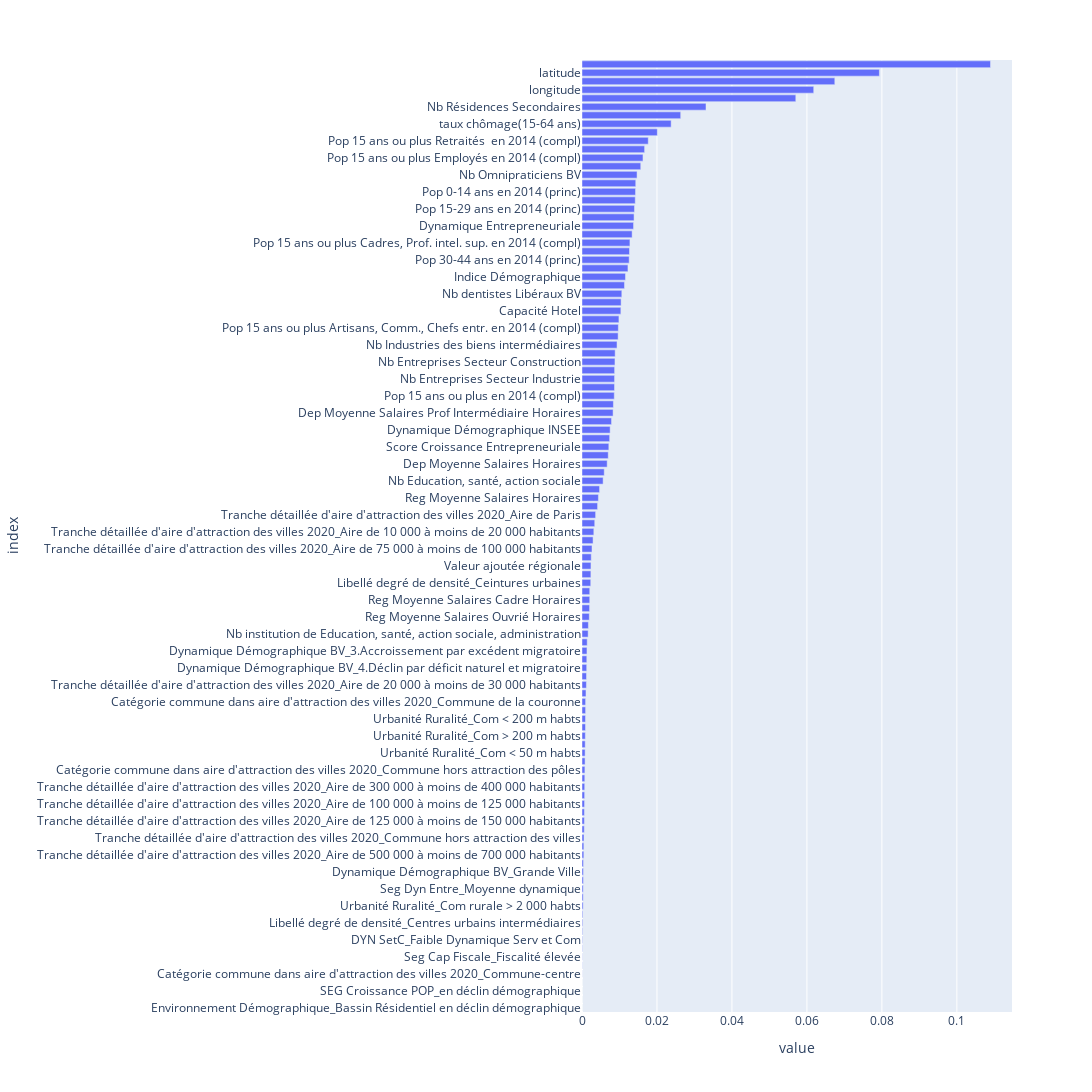

The notebook cell this image was saved under:
### Code cell
# Plot coefficients
fig = px.bar(feature_importance, orientation = 'h')
fig.update_layout(height=2000, width=2500, showlegend = False, margin = {'l': 50}, ) # to avoid cropping of column names
fig.show()

### Figure 1 — Plotly figure (JSON) as saved in the notebook; plotly's stock layout.template omitted (floating-point values rounded to 4 significant figures)
{"data": [{"alignmentgroup": "True", "hovertemplate": "variable=feature_importances<br>value=%{x}<br>index=%{y}<extra></extra>", "legendgroup": "feature_importances", "marker": {"color": "#636efa", "pattern": {"shape": ""}}, "name": "feature_importances", "offsetgroup": "feature_importances", "orientation": "h", "showlegend": true, "textposition": "auto", "type": "bar", "x": [0, 0, 0, 2.253e-06, 2.157e-05, 3.93e-05, 4.505e-05, 8.073e-05, 0.0001108, 0.0001483, 0.000186, 0.0001977, 0.0003073, 0.0003185, 0.0003264, 0.000372, 0.0003811, 0.0003976, 0.0004912, 0.000493, 0.0005402, 0.0006059, 0.000637, 0.0006421, 0.000683, 0.0007032, 0.0007251, 0.0007493, 0.000776, 0.0008186, 0.0008305, 0.0008533, 0.0008892, 0.0009312, 0.0009317, 0.0009598, 0.000964, 0.001061, 0.001173, 0.001204, 0.001256, 0.001279, 0.001326, 0.001386, 0.001637, 0.001705, 0.001946, 0.002025, 0.002065, 0.002069, 0.00233, 0.002373, 0.002394, 0.002466, 0.002667, 0.00295, 0.003155, 0.003397, 0.003633, 0.004156, 0.004381, 0.004687, 0.005633, 0.005934, 0.006716, 0.006999, 0.007159, 0.007378, 0.00751, 0.007879, 0.008293, 0.008379, 0.008611, 0.008675, 0.00869, 0.008708, 0.008795, 0.008847, 0.009345, 0.009637, 0.009698, 0.009853, 0.01037, 0.01043, 0.01062, 0.01133, 0.0116, 0.01226, 0.01258, 0.01267, 0.01279, 0.01337, 0.01375, 0.01389, 0.014, 0.01421, 0.01428, 0.01434, 0.01468, 0.01567, 0.01627, 0.01671, 0.01767, 0.0201, 0.02378, 0.02633, 0.03308, 0.05703, 0.06182, 0.06744, 0.07933, 0.109], "xaxis": "x", "y": ["Environnement Démographique_Bassin Résidentiel en déclin démographique", "Environnement Démographique_Bassin diversifié en déclin démographique", "SEG Croissance POP_en déclin démographique", "Catégorie commune dans aire d'attraction des villes 2020_Commune d'un pôle secondaire", "Catégorie commune dans aire d'attraction des villes 2020_Commune-centre", "Seg Dyn Entre_Faible dynamique", "Seg Cap Fiscale_Fiscalité élevée", "Seg Cap Fiscale_Fiscalité moyenne", "DYN SetC_Faible Dynamique Serv et Com", "DYN SetC_Dynamique Serv et Com", "Libellé degré de densité_Centres urbains intermédiaires", "Environnement Démographique_Bassin diversifié en croissance démographique", "Urbanité Ruralité_Com rurale > 2 000 habts", "Environnement Démographique_Bassins Agroalimentaire en croissance démographique", "Seg Dyn Entre_Moyenne dynamique", "Environnement Démographique_Bassin Urbain en croissance démographique", "Dynamique Démographique BV_Grande Ville", "Libellé degré de densité_Petites villes", "Tranche détaillée d'aire d'attraction des villes 2020_Aire de 500 000 à moins de 700 000 habitants", "Dynamique Démographique BV_2.Accroissement par excédent naturel", "Tranche détaillée d'aire d'attraction des villes 2020_Commune hors attraction des villes", "Fidélité_Pop Sédentaire", "Tranche détaillée d'aire d'attraction des villes 2020_Aire de 125 000 à moins de 150 000 habitants", "Tranche détaillée d'aire d'attraction des villes 2020_Aire de 700 000 à moins de 1 000 000 d’habitants", "Tranche détaillée d'aire d'attraction des villes 2020_Aire de 100 000 à moins de 125 000 habitants", "Tranche détaillée d'aire d'attraction des villes 2020_Aire de 30 000 à moins de 50 000 habitants", "Tranche détaillée d'aire d'attraction des villes 2020_Aire de 300 000 à moins de 400 000 habitants", "Tranche détaillée d'aire d'attraction des villes 2020_Aire de 400 000 à moins de 500 000 habitants", "Catégorie commune dans aire d'attraction des villes 2020_Commune hors attraction des pôles", "Tranche détaillée d'aire d'attraction des villes 2020_Aire de 150 000 à moins de 200 000 habitants", "Urbanité Ruralité_Com < 50 m habts", "Dynamique Démographique BV_6.Déclin par déficit migratoire", "Urbanité Ruralité_Com > 200 m habts", "Tranche détaillée d'aire d'attraction des villes 2020_Aire de 50 000 à moins de 75 000 habitants", "Urbanité Ruralité_Com < 200 m habts", "Nb Camping", "Catégorie commune dans aire d'attraction des villes 2020_Commune de la couronne", "Dynamique Démographique BV_5.Déclin par déficit naturel", "Tranche détaillée d'aire d'attraction des villes 2020_Aire de 20 000 à moins de 30 000 habitants", "Tranche détaillée d'aire d'attraction des villes 2020_Aire de 200 000 à moins de 300 000 habitants", "Dynamique Démographique BV_4.Déclin par déficit naturel et migratoire", "Libellé degré de densité_Rural à habitat dispersé", "Dynamique Démographique BV_3.Accroissement par excédent migratoire", "Tranche détaillée d'aire d'attraction des villes 2020_Aire de moins de 10 000 habitants", "Nb institution de Education, santé, action sociale, administration", "Nb Création Industrielles", "Reg Moyenne Salaires Ouvrié Horaires", "Nb Hotel", "Reg Moyenne Salaires Cadre Horaires", "Moyenne Revenus Fiscaux Régionaux", "Libellé degré de densité_Ceintures urbaines", "Environnement Démographique_Bassin Résidentiel en croissance démographique", "Valeur ajoutée régionale", "Reg Moyenne Salaires Prof Intermédiaire Horaires", "Tranche détaillée d'aire d'attraction des villes 2020_Aire de 75 000 à moins de 100 000 habitants", "Nb Création Construction", "Tranche détaillée d'aire d'attraction des villes 2020_Aire de 10 000 à moins de 20 000 habitants", "Nb Services personnels et domestiques", "Tranche détaillée d'aire d'attraction des villes 2020_Aire de Paris", "Nb Création Services", "Reg Moyenne Salaires Horaires", "Capacité Camping", "Nb Education, santé, action sociale", "Libellé degré de densité_Grands centres urbains", "Dep Moyenne Salaires Horaires", "Score équipement de santé BV", "Score Croissance Entrepreneuriale", "Dep Moyenne Salaires Ouvrié Horaires", "Dynamique Démographique INSEE", "Nb de Services aux particuliers", "Dep Moyenne Salaires Prof Intermédiaire Horaires", "Nb Logement", "Pop 15 ans ou plus en 2014 (compl)", "Moyenne Revnus fiscaux", "Nb Entreprises Secteur Industrie", "Dep Moyenne Salaires Cadre Horaires", "Nb Entreprises Secteur Construction", "Moyenne Revenus Fiscaux Départementaux", "Nb Industries des biens intermédiaires", "Pop 15 ans ou plus Autres en 2014 (compl)", "Pop 15 ans ou plus Artisans, Comm., Chefs entr. en 2014 (compl)", "Libellé degré de densité_Rural à habitat très dispersé", "Capacité Hotel", "Nb propriétaire", "Nb dentistes Libéraux BV", "Pop 15 ans ou plus Agriculteurs exploitants en 2014 (compl)", "Indice Démographique", "Nb Infirmiers Libéraux BV", "Pop 30-44 ans en 2014 (princ)", "Pop 15 ans ou plus Ouvriers en 2014 (compl)", "Pop 15 ans ou plus Cadres, Prof. intel. sup. en 2014 (compl)", "Nb Log Vacants", "Dynamique Entrepreneuriale", "Pop 45-59 ans en 2014 (princ)", "Pop 15-29 ans en 2014 (princ)", "Reg Moyenne Salaires Employé Horaires", "Pop 0-14 ans en 2014 (princ)", "Capacité Fisc", "Nb Omnipraticiens BV", "Dep Moyenne Salaires Employé Horaires", "Pop 15 ans ou plus Employés en 2014 (compl)", "Pop 15 ans ou plus Prof. intermédiaires  en 2014 (compl)", "Pop 15 ans ou plus Retraités  en 2014 (compl)", "Urbanité Ruralité_Com rurale < 2 000 m habts", "taux chômage(15-64 ans)", "Synergie Médicale COMMUNE", "Nb Résidences Secondaires", "Densité Médicale BV", "longitude", "Taux Propriété", "latitude", "Dynamique Entrepreneuriale Service et Commerce"], "yaxis": "y"}], "layout": {"barmode": "relative", "height": 2000, "legend": {"title": {"text": "variable"}, "tracegroupgap": 0}, "margin": {"l": 50, "t": 60}, "showlegend": false, "width": 2500, "xaxis": {"anchor": "y", "domain": [0, 1], "title": {"text": "value"}}, "yaxis": {"anchor": "x", "domain": [0, 1], "title": {"text": "index"}}}}
